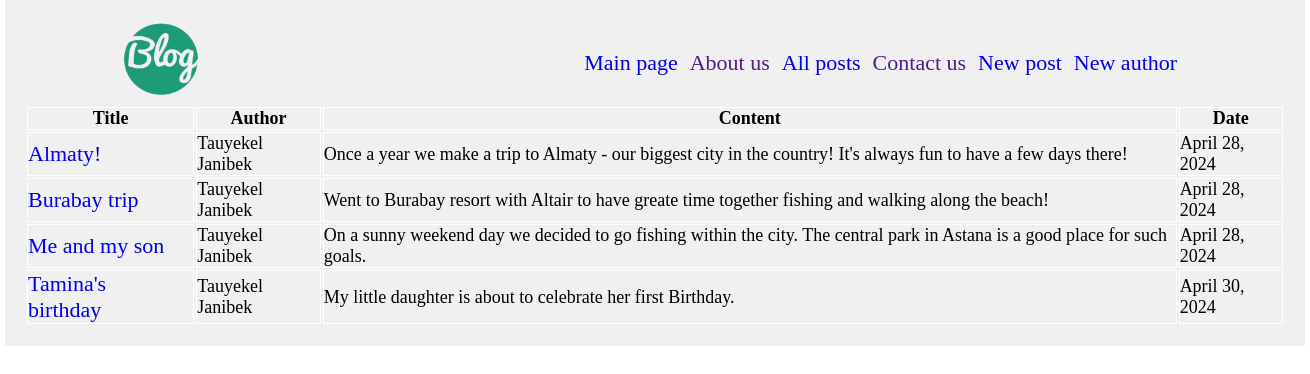
The app's page /posts/all_posts/ with its own data.
### blog/models.py (models this page shows, shortened)
class Article(models.Model):
    name = models.CharField(max_length=40, verbose_name='Название')
    description = models.CharField(max_length=100, verbose_name='Описание', default='')
    date_publ = models.DateField(auto_now=True, verbose_name='Дата публикации')
    content = models.TextField(default='This is a fake text for this article', verbose_name='Текст статьи')
    author = models.ForeignKey(Author, on_delete=models.CASCADE)
    slug = models.SlugField(default='')
    image = models.ImageField(upload_to='blog/img/', null=True)
    def get_absolute_url(self):
        from django.urls import reverse
        return reverse('post_by_slug', kwargs={'slug': self.slug})

class Author(models.Model):
    full_name = models.CharField('ФИО автора', max_length=40)
    birth_date = models.DateField(verbose_name='Дата рождения', null=False, blank=False)
    birth_place = models.CharField(max_length=30)

### blog/views.py (the view)
# urls.py: path('all_posts/', AllPosts.as_view(), name='all_posts'),
class AllPosts(ListView):
    template_name = 'blog/all_posts.html'
    model = Article
    ordering = ['date_publ']

### blog/templates/blog/all_posts.html (shortened to what this page needs)
{% load static %}
<!DOCTYPE html>
<html lang="en">
<head>
    <link rel="stylesheet" href="{% static 'blog/css/all_posts.css' %}">
</head>
<body>
    <section class="posts_section">
        {% include 'includes/navbar.html' %}
        <div class="all_posts">
            <table>
                <tr>
                    <th>Title</th>
                    <th>Author</th>
                    <th>Content</th>
                    <th>Date</th>
                </tr>
                {% for post in object_list %}
                    <tr>
                        <td><a href="{{ post.get_absolute_url }}">{{ post.name }}</a></td>
                        <td>{{ post.author.full_name }}</td>
                        <td>{{ post.content }}</td>
                        <td>{{ post.date_publ }}</td>
                    </tr>
                {% endfor %}
            </table>
        </div>
    </section>
</body>
</html>

### blog/static/blog/css/all_posts.css (style rules this page uses)
* { font-size: 18px; margin: 0; padding: 0; box-sizing: border-box; }
.posts_section { width: 1300px; margin: 0 auto; background-color: #f0f0f0; padding: 20px; }
td, th { border: 1px solid white; font-size: 18px; }

### static/css/navbar.css (style rules this page uses)
.base-nav > li, a { margin-right: 12px; text-decoration: none; font-size: 22px; }

### records on screen
Article: name "Almaty!", author.full_name "Tauyekel Janibek", content "Once a year we make a trip to Almaty - our biggest city in the country! It's always fun to have a few days there!", date_publ "April 28, 2024"
Article: name "Burabay trip", author.full_name "Tauyekel Janibek", content "Went to Burabay resort with Altair to have greate time together fishing and walking along the beach!", date_publ "April 28, 2024"
Article: name "Me and my son", author.full_name "Tauyekel Janibek", content "On a sunny weekend day we decided to go fishing within the city. The central park in Astana is a good place for such goals.", date_publ "April 28, 2024"
Article: name "Tamina's birthday", author.full_name "Tauyekel Janibek", content "My little daughter is about to celebrate her first Birthday.", date_publ "April 30, 2024"
